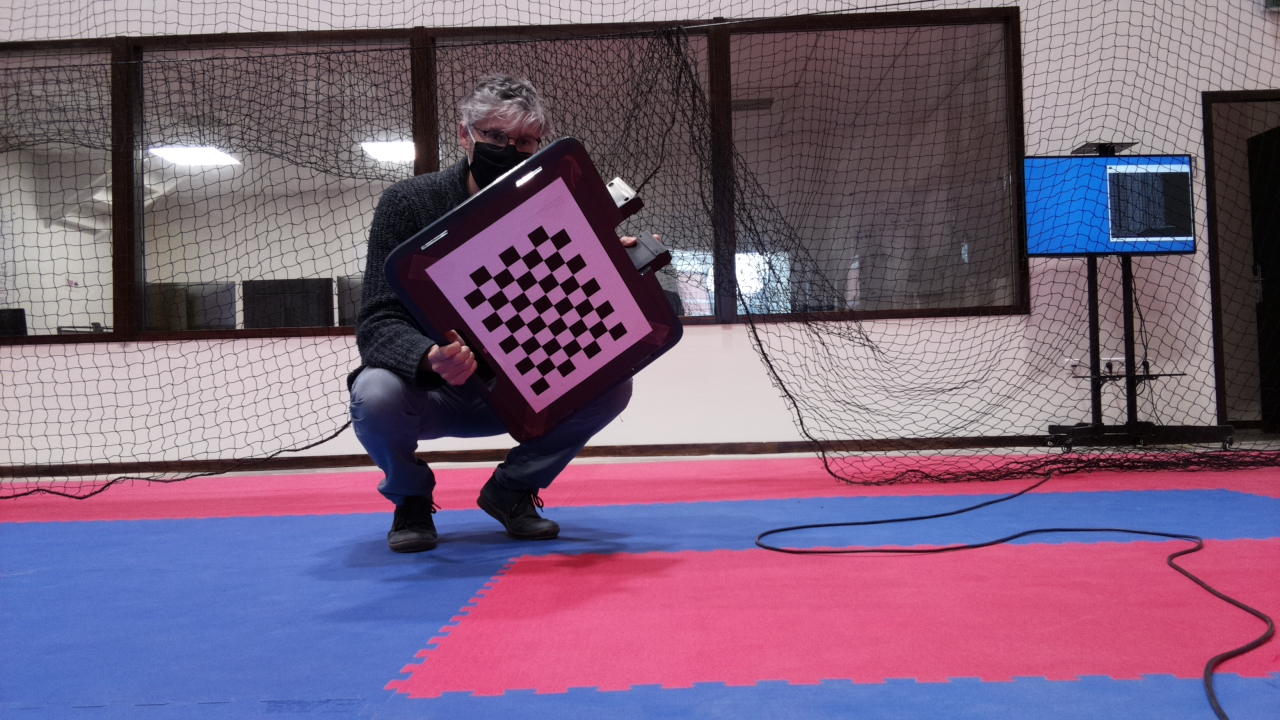
#> input picture guidance-aruco/images/cam0.jpg, 1280 x 720 px; its folder holds 4 pictures in this run
$ python camera_calibration.py
#> lines starting #> are read from the running program, lines starting #| are printed output that depends on the picture
#!/usr/bin/env python3

import cv2
import numpy as np
import os
import glob

CHECKERBOARD = (6,9)
criteria = (cv2.TERM_CRITERIA_EPS + cv2.TERM_CRITERIA_MAX_ITER, 30, 0.001)
objpoints = []
imgpoints = []

objp = np.zeros((1, CHECKERBOARD[0] * CHECKERBOARD[1], 3), np.float32)
objp[0,:,:2] = np.mgrid[0:CHECKERBOARD[0], 0:CHECKERBOARD[1]].T.reshape(-1, 2)
prev_img_shape = None

images = glob.glob('./images/*.jpg')
for fname in images:
  print(fname)
  img = cv2.imread(fname)
#> img is the input picture: shape (720, 1280, 3); mean B, G, R 123.1, 98.2, 122.4
  gray = cv2.cvtColor(img,cv2.COLOR_BGR2GRAY)
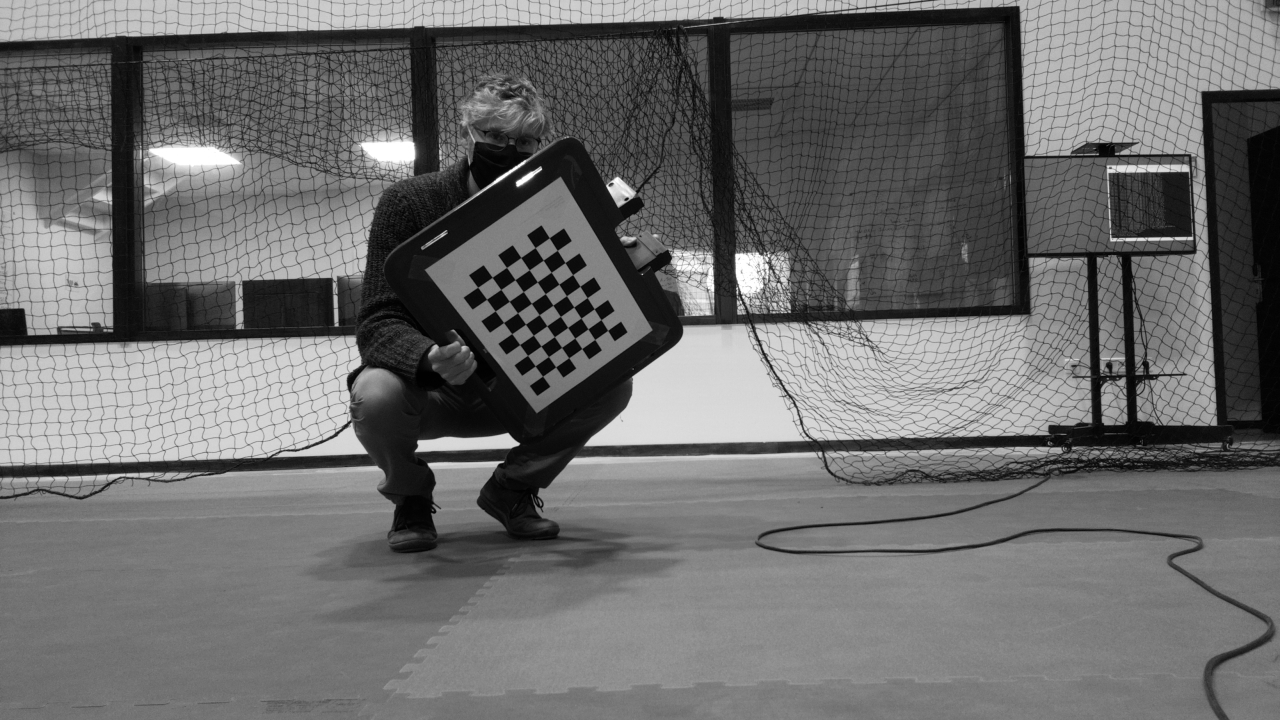
#> gray: shape (720, 1280); min 0, max 255, mean 108.3
  print("Find the chess board corners\n")
  ret, corners = cv2.findChessboardCorners(gray, CHECKERBOARD, cv2.CALIB_CB_ADAPTIVE_THRESH + cv2.CALIB_CB_FAST_CHECK + cv2.CALIB_CB_NORMALIZE_IMAGE)
#> ret = True; corners = 54 rows, first 8: [607.6, 330.4], [594.7, 339.5], [581.7, 348.5], [568.7, 357.7], [555.6, 366.8], [542.6, 376.2], [600.9, 319.6], [587.9, 328.9]
  if ret == True:
    objpoints.append(objp)
    print("Refining pixel coordinates for given 2d points \n");
    corners2 = cv2.cornerSubPix(gray, corners, (11,11),(-1,-1), criteria)
#> corners2 = 54 rows, first 8: [607.3, 330.3], [592.1, 335.5], [581.4, 348.1], [566.5, 354.5], [555.2, 366.5], [540, 372.5], [601.6, 320.6], [588.3, 329.5]
    imgpoints.append(corners2)
#> pass 2 of the loop `for fname in images:`:
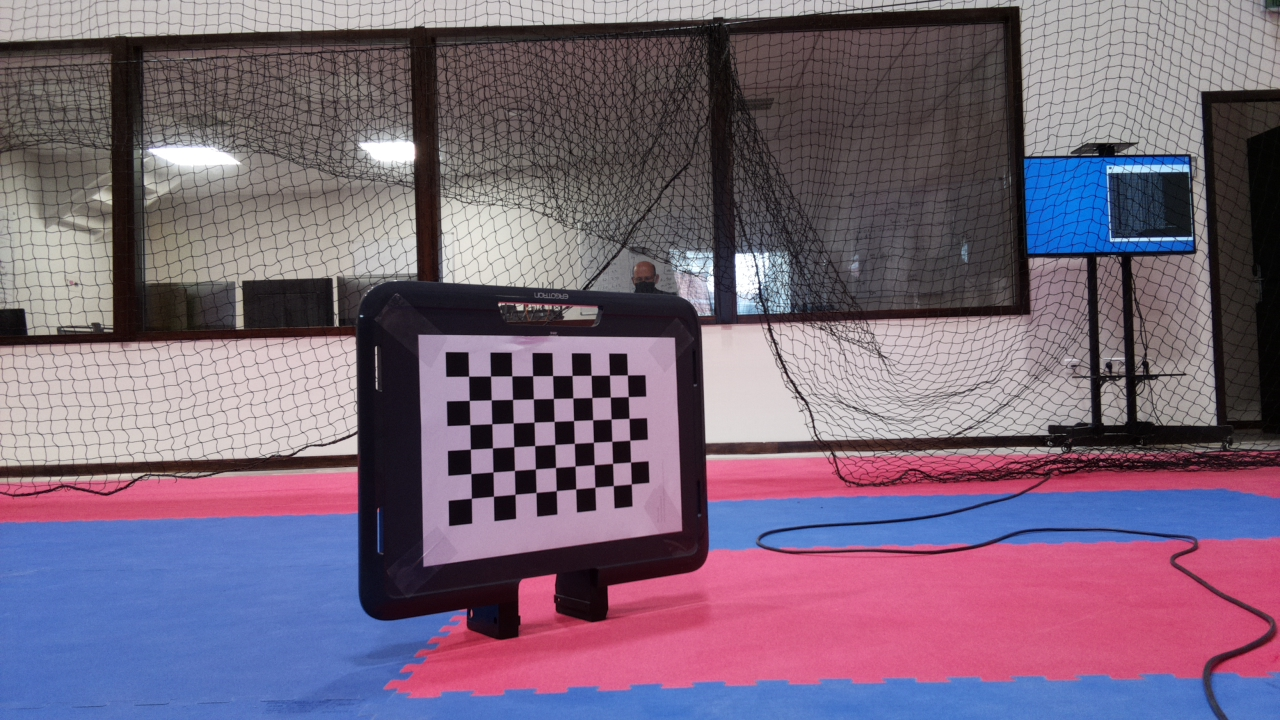
#> input picture guidance-aruco/images/cam1.jpg, 1280 x 720 px
#> img is the input picture: shape (720, 1280, 3); mean B, G, R 121.2, 101.1, 119.5
#> `gray = cv2.cvtColor(img,cv2.COLOR_BGR2GRAY)`:
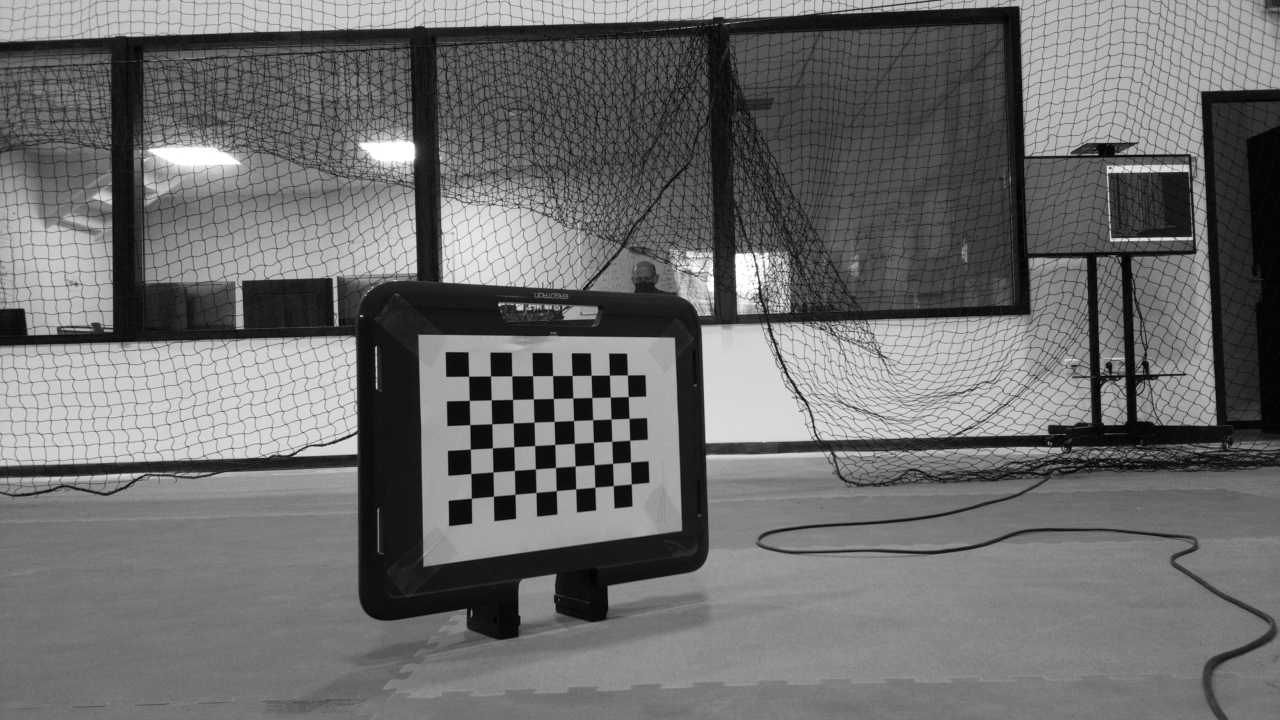
#> gray: shape (720, 1280); min 1, max 255, mean 108.9
#> corners = 54 rows, first 8: [471.4, 498.3], [470.9, 473.6], [470.4, 449.1], [469.8, 424.6], [469.2, 400.4], [468.6, 376.2], [493.5, 496.3], [492.9, 472]
#> corners2 = 54 rows, first 8: [471.4, 498.2], [470.8, 473.6], [470.4, 449.2], [469.8, 424.6], [469.3, 400.4], [468.6, 376.2], [493.5, 496.2], [493, 471.9]
#> pass 3 of the loop `for fname in images:`:
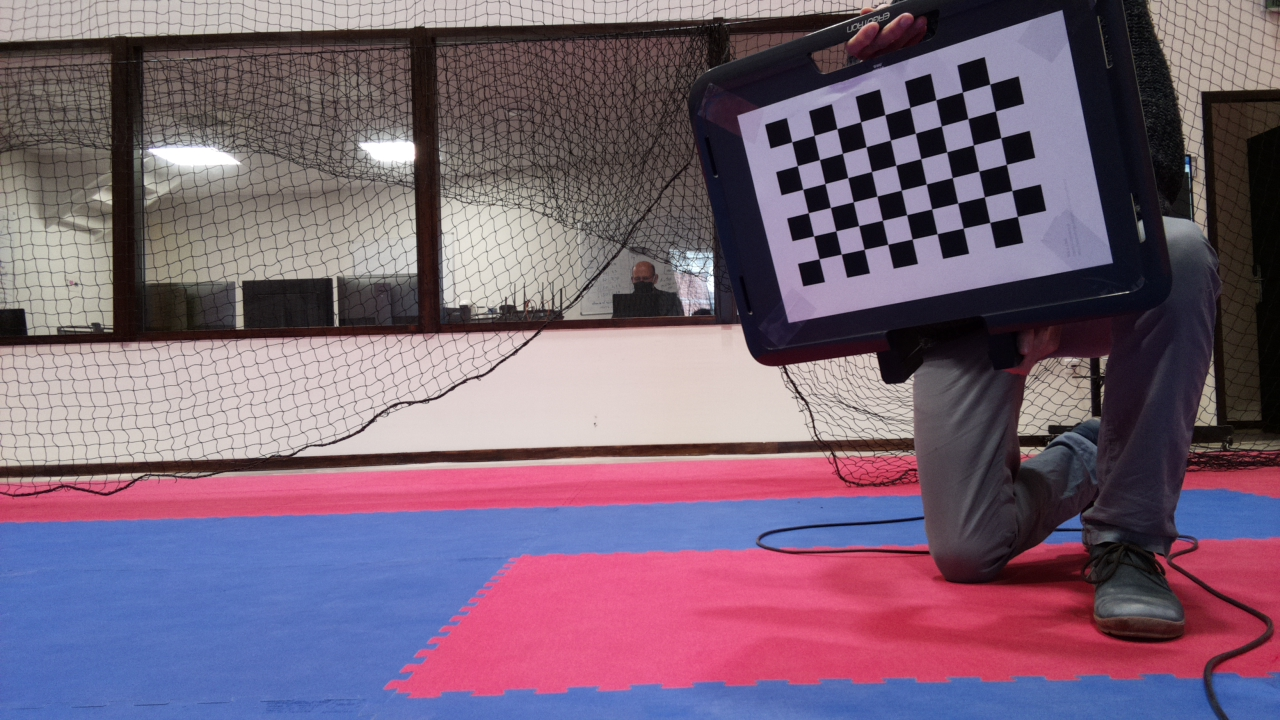
#> input picture guidance-aruco/images/cam2.jpg, 1280 x 720 px
#> img is the input picture: shape (720, 1280, 3); mean B, G, R 117.4, 98.1, 120.2
#> `gray = cv2.cvtColor(img,cv2.COLOR_BGR2GRAY)`:
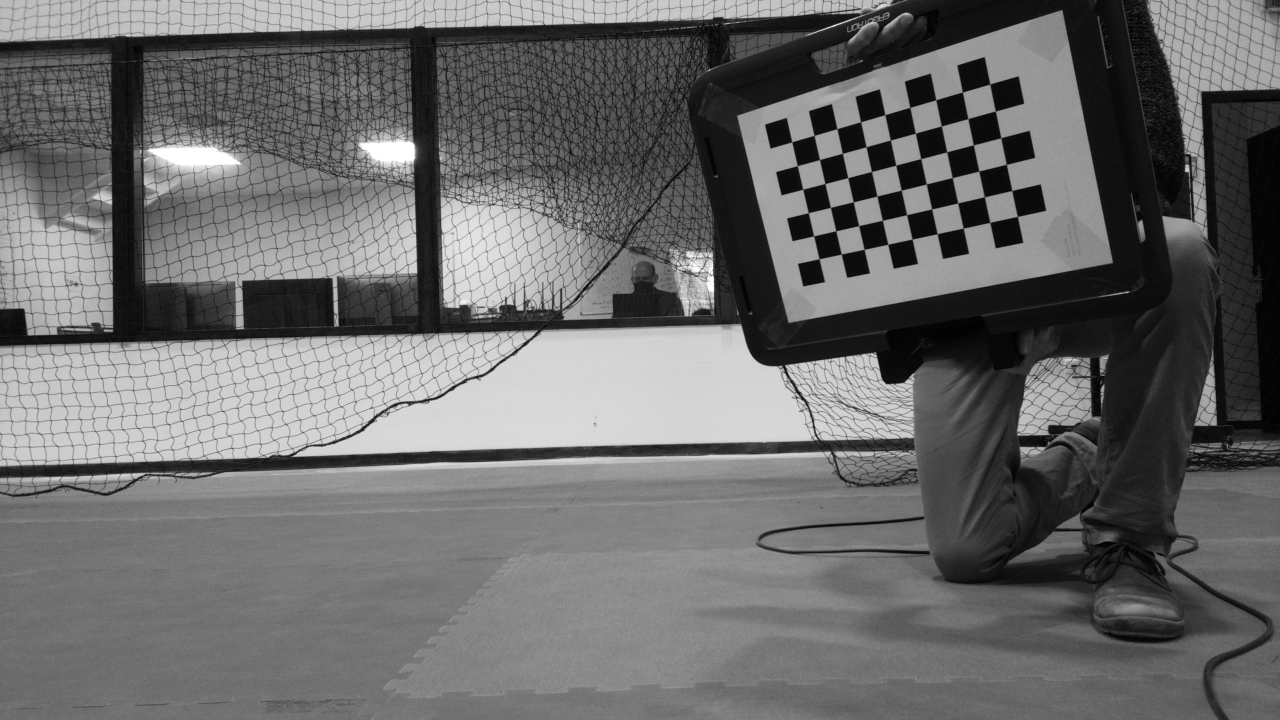
#> gray: shape (720, 1280); min 1, max 255, mean 106.9
#> corners = 54 rows, first 8: [819, 258.6], [813.5, 236], [808.1, 212.5], [802.6, 189.1], [797.2, 165.5], [791.6, 142], [841.5, 254.1], [836, 230.7]
#> corners2 = 54 rows, first 8: [819.1, 258.7], [813.6, 235.8], [808.3, 212.7], [802.7, 189.3], [797.3, 165.6], [791.7, 141.8], [841.3, 254.1], [835.8, 230.8]
#> the loop made 4 passes; the first 3 are shown

print("Performing camera calibration\n");
ret, mtx, dist, rvecs, tvecs = cv2.calibrateCamera(objpoints, imgpoints, gray.shape[::-1], None, None)

cv_file = cv2.FileStorage("test.xml", cv2.FILE_STORAGE_WRITE)
cv_file.write("matrix", mtx)
cv_file.write("dist", dist)
cv_file.release()

print("Camera matrix : \n")
print(mtx)
print("dist : \n")
print(dist)
print("rvecs : \n")
print(rvecs)
print("tvecs : \n")
print(tvecs)
